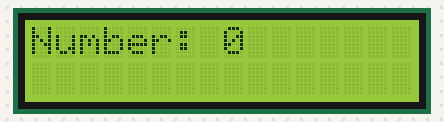
The sketch below on a simulated Arduino Uno, built with avr-gcc and run on an emulated ATmega328P. On the bench: 16×2 character LCD.

Above: at 0.1 s.
At 20.2 s:
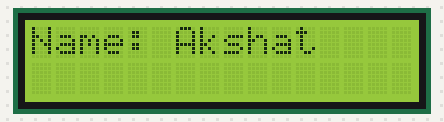
At 22.2 s:
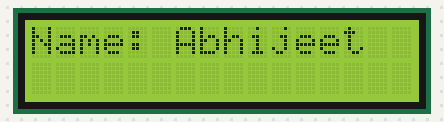
At 24.3 s:
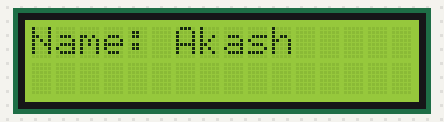
At 26.3 s:
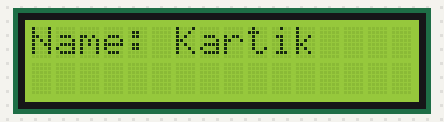
At 32.3 s:
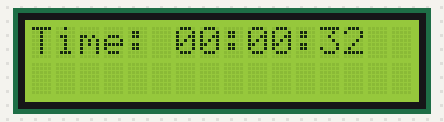

Measured:
- what the display in image 1 shows lasts 2.0 s, from 20.2 s to 22.2 s
- what the display in image 5 shows lasts 5.0 s, from 32.3 s to 37.3 s

The sketch:

sketch_apr15a.ino
```cpp
#include <Wire.h>
#include <LiquidCrystal_I2C.h>

LiquidCrystal_I2C lcd(0x27,16,2); // Set the LCD address to 0x27 for a 16 chars and 2 line display

void setup()
{
  lcd.init(); // Initialize the LCD
  lcd.backlight();
}

void loop()
{
  lcd.clear();

  // Print numbers
  for(int i = 0; i <= 9; i++) {
    lcd.setCursor(0,0);
    lcd.print("Number: ");
    lcd.setCursor(8,0);
    lcd.print(i);
    delay(2000);
  }

  lcd.clear();
  // Print names
  lcd.setCursor(0,0);
  lcd.print("Name: Akshat");
  delay(2000);
  lcd.clear();
  lcd.setCursor(0,0);
  lcd.print("Name: Abhijeet");
  delay(2000);
  lcd.clear();
  lcd.setCursor(0,0);
  lcd.print("Name: Akash");
  delay(2000);
  lcd.clear();
  lcd.setCursor(0,0);
  lcd.print("Name: Kartik");
  delay(2000);
  lcd.clear();
  lcd.setCursor(0,0);
  lcd.print("Name: Aryan");
  delay(2000);
  lcd.clear();
  lcd.setCursor(0,0);
  lcd.print("Name: Divyanshu");
  delay(2000);

  lcd.clear();
  // Print current time with seconds
  unsigned long currentMillis = millis(); // Get the current time in milliseconds
  int hours = (currentMillis / 1000 / 60 / 60) % 24; // Convert milliseconds to hours (24-hour format)
  int minutes = (currentMillis / 1000 / 60) % 60; // Convert milliseconds to minutes
  int seconds = (currentMillis / 1000) % 60; // Convert milliseconds to seconds

  // Display time on LCD
  lcd.setCursor(0,0);
  lcd.print("Time: ");
  if (hours < 10) {
    lcd.print("0"); // Print leading zero for single-digit hours
  }
  lcd.print(hours);
  lcd.print(":");
  if (minutes < 10) {
    lcd.print("0"); // Print leading zero for single-digit minutes
  }
  lcd.print(minutes);
  lcd.print(":");
  if (seconds < 10) {
    lcd.print("0"); // Print leading zero for single-digit seconds
  }
  lcd.print(seconds);

  delay(5000); // Delay to control refresh rate
}
```
